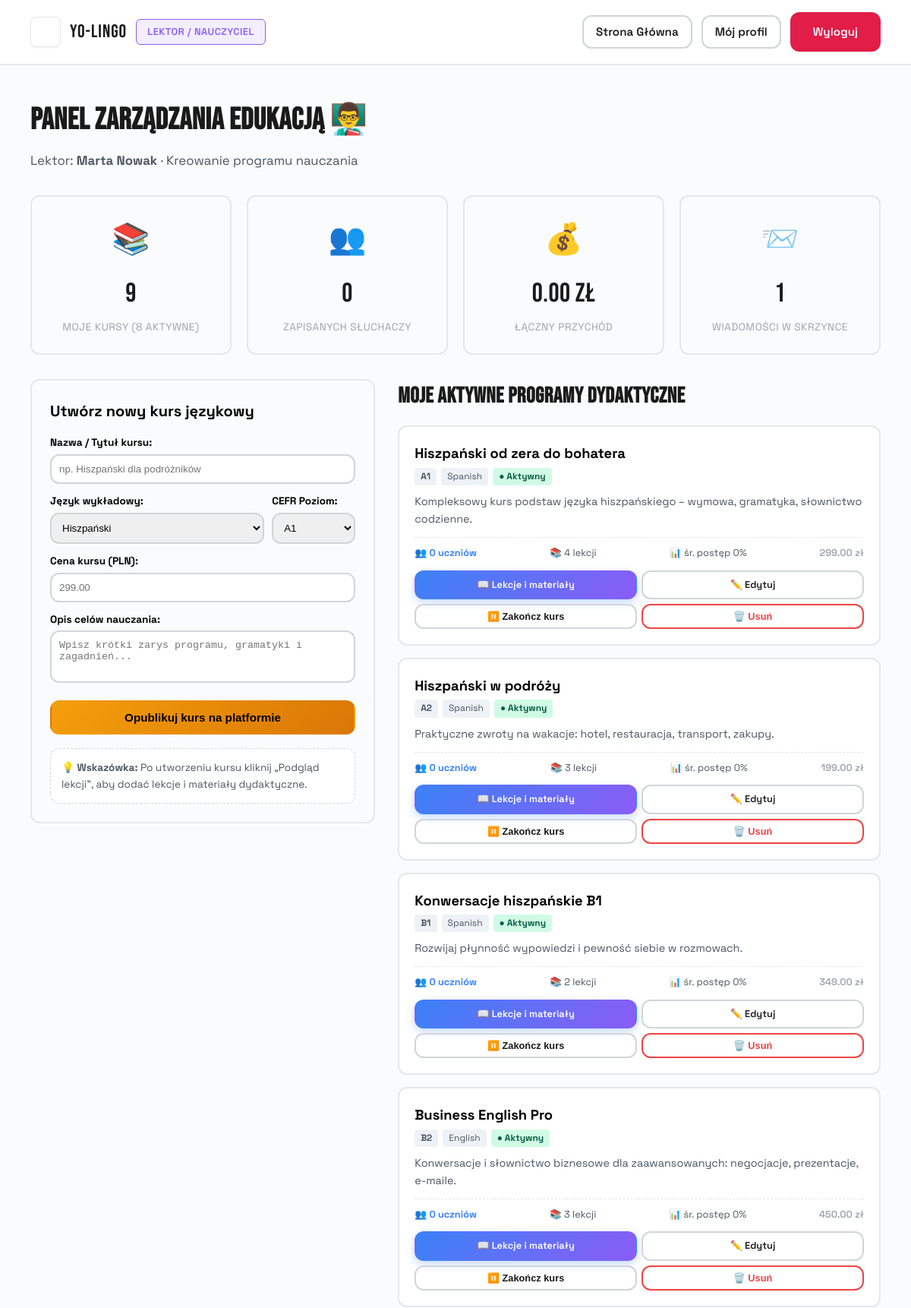
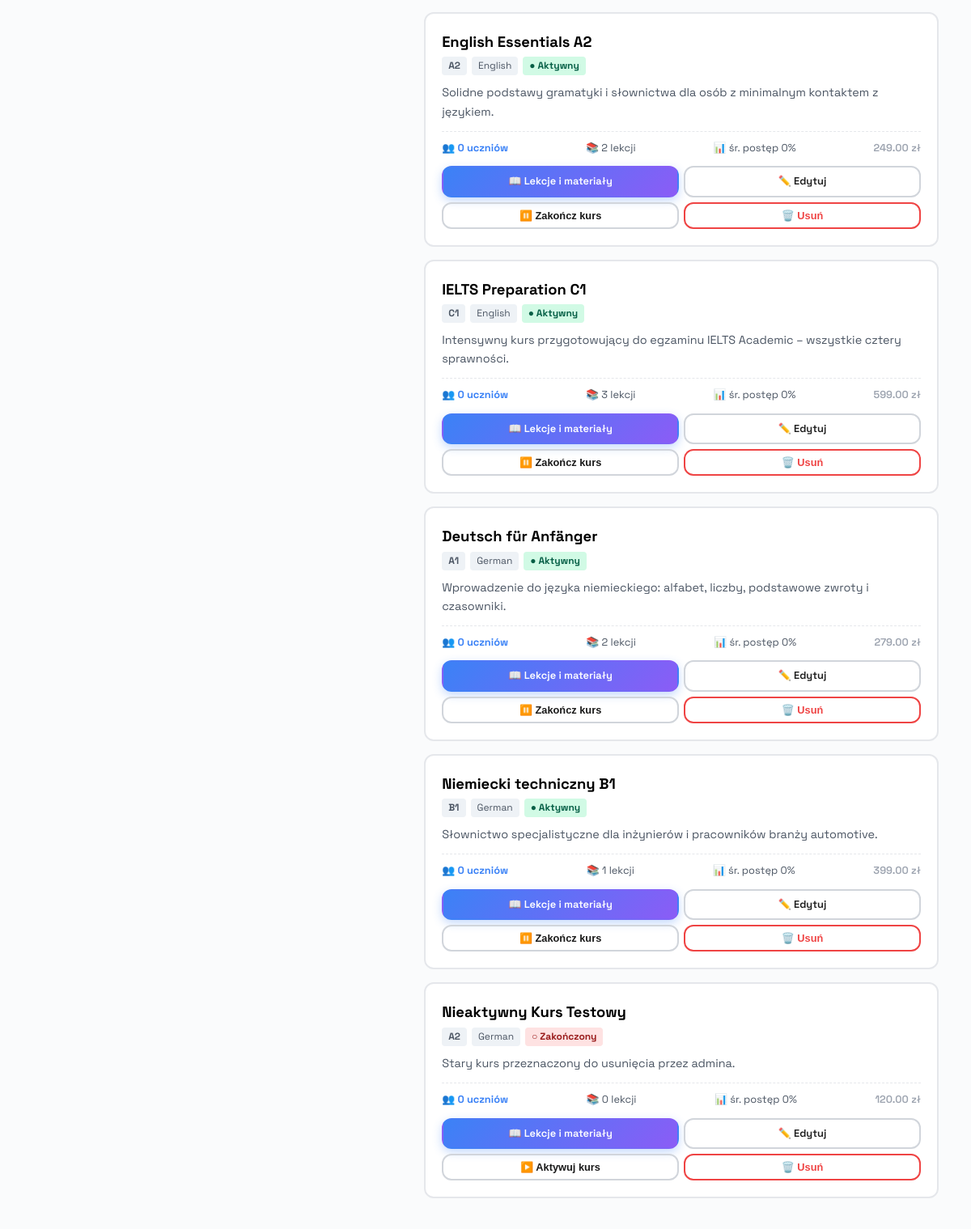
Screenshot of /teacher/dashboard (signed in, upper part) with the database file from the repository (2 pictures, top to bottom).
### tables this page shows
CREATE TABLE courses (
    id INTEGER PRIMARY KEY AUTOINCREMENT,
    title VARCHAR(150) NOT NULL,
    language VARCHAR(50) NOT NULL,
    proficiency_level VARCHAR(5) CHECK(proficiency_level IN ('A1', 'A2', 'B1', 'B2', 'C1', 'C2')) NOT NULL,
    description TEXT,
    price DECIMAL(10, 2) NOT NULL,
    teacher_id INTEGER,
    is_active BOOLEAN DEFAULT 1,
    created_at TIMESTAMP DEFAULT CURRENT_TIMESTAMP,
    FOREIGN KEY (teacher_id) REFERENCES users(id) ON DELETE SET NULL
);

### app.py (the view)
@app.route('/teacher/dashboard')
def teacher_dashboard():
    if session.get('role') != 'TEACHER':
        return redirect(url_for('login'))
    db = get_db()
    uid = session['user_id']
    my_courses = db.execute('''
        SELECT c.*,
               (SELECT COUNT(*) FROM enrollments e WHERE e.course_id = c.id) AS student_count,
               (SELECT COUNT(*) FROM lessons l WHERE l.course_id = c.id) AS lesson_count,
               (SELECT COALESCE(AVG(e.progress_percentage), 0) FROM enrollments e WHERE e.course_id = c.id) AS avg_progress
        FROM courses c
        WHERE c.teacher_id = ? ORDER BY c.created_at DESC''', (uid,)).fetchall()
    stats = {
        'total_courses': db.execute('SELECT COUNT(*) FROM courses WHERE teacher_id = ?', (uid,)).fetchone()[0],
        'active_courses': db.execute('SELECT COUNT(*) FROM courses WHERE teacher_id = ? AND is_active = 1', (uid,)).fetchone()[0],
        'total_students': db.execute('''SELECT COUNT(DISTINCT e.student_id) FROM enrollments e
                                        JOIN courses c ON e.course_id = c.id WHERE c.teacher_id = ?''', (uid,)).fetchone()[0],
        'total_revenue': db.execute('''SELECT COALESCE(SUM(p.amount), 0) FROM payments p
                                       JOIN courses c ON p.course_id = c.id
                                       WHERE c.teacher_id = ? AND p.payment_status = "COMPLETED"''', (uid,)).fetchone()[0],
    }
    messages = db.execute('''
        SELECT m.*, u.first_name || " " || u.last_name AS sender_name
        FROM messages m JOIN users u ON m.sender_id = u.id
        WHERE m.receiver_id = ? ORDER BY m.created_at DESC''', (uid,)).fetchall()
    db.execute('UPDATE messages SET is_read = 1 WHERE receiver_id = ? AND is_read = 0', (uid,))
    db.commit()
    students = db.execute('SELECT id, first_name, last_name FROM users WHERE role = "STUDENT" AND status = "ACTIVE"').fetchall()
    return render_template('teacher.html', courses=my_courses, stats=stats,
                           messages=messages, students=students)

### app.py (called while the page is built)
def get_db():
    if 'db' not in g:
        g.db = sqlite3.connect(DATABASE)
        g.db.row_factory = sqlite3.Row
        g.db.execute("PRAGMA foreign_keys = ON")
    return g.db

### templates/teacher.html (shortened to what this page needs)
<!doctype html>
<html lang="pl">
<head>
  <link rel="stylesheet" href="/css/style.css">
</head>
<body class="mockup-body">
<div class="mockup-presentation"><div class="browser-mockup"><div class="browser-content dashboard-page">
  <div class="dashboard-topbar">
    <div class="dashboard-brand">
      <div class="logo-badge">YL</div>
      <div class="brand-text">Yo-Lingo</div>
      <span class="user-badge" style="background: rgba(139, 92, 246, 0.1); color: var(--brand-secondary); border-color: var(--brand-secondary);">Lektor / Nauczyciel</span>
    </div>
    <div style="display:flex; gap:12px; align-items:center;">
      <a href="/" class="btn btn-outline" style="padding:8px 16px;">Strona Główna</a>
      <a href="/profile" class="btn btn-outline" style="padding:8px 16px;">Mój profil</a>
      <a href="/logout" class="btn" style="background:#e11d48; color:white;">Wyloguj</a>
    </div>
  </div>
  <div class="dashboard-container">
    <div class="dashboard-welcome">
      <div class="welcome-text">
        <h1>Panel Zarządzania Edukacją 👨‍🏫</h1>
        <p>Lektor: <strong>{{ session.get('user_name') }}</strong> · Kreowanie programu nauczania</p>
      </div>
    </div>
    <div class="dashboard-stats-grid" style="margin-bottom:32px;">
      <div class="dashboard-stat-card">
        <div class="stat-card-icon">📚</div>
        <div class="stat-card-number">{{ stats.total_courses }}</div>
        <div class="stat-card-label">Moje kursy ({{ stats.active_courses }} aktywne)</div>
      </div>
      <div class="dashboard-stat-card">
        <div class="stat-card-icon">👥</div>
        <div class="stat-card-number">{{ stats.total_students }}</div>
        <div class="stat-card-label">Zapisanych słuchaczy</div>
      </div>
      <div class="dashboard-stat-card">
        <div class="stat-card-icon">💰</div>
        <div class="stat-card-number">{{ "%.2f"|format(stats.total_revenue) }} zł</div>
        <div class="stat-card-label">Łączny przychód</div>
      </div>
      <div class="dashboard-stat-card">
        <div class="stat-card-icon">📨</div>
        <div class="stat-card-number">{{ messages|length }}</div>
        <div class="stat-card-label">Wiadomości w skrzynce</div>
      </div>
    </div>
    <div style="display:grid;grid-template-columns:1fr 1.4fr;gap:30px;font-family:var(--font-body);align-items:start;">
      <div style="background:var(--bg-section);border:2px solid var(--border-light);border-radius:var(--radius);padding:24px;">
        <h2 style="font-size:1.25rem;margin-bottom:15px;font-weight:700;">Utwórz nowy kurs językowy</h2>
        <form action="/teacher/course/add" method="POST">
          <div style="margin-bottom:12px;">
            <label style="display:block;font-size:0.85rem;font-weight:bold;margin-bottom:4px;">Nazwa / Tytuł kursu:</label>
            <input type="text" name="title" required placeholder="np. Hiszpański dla podróżników" style="width:100%;padding:10px;border:2px solid var(--border-medium);border-radius:var(--radius);">
          </div>
          <div style="display:flex;gap:10px;margin-bottom:12px;">
            <div style="flex:1;">
              <label style="display:block;font-size:0.85rem;font-weight:bold;margin-bottom:4px;">Język wykładowy:</label>
              <select name="language" required style="width:100%;padding:10px;border:2px solid var(--border-medium);border-radius:var(--radius);">
                {% for code, name in [('Spanish','Hiszpański'),('English','Angielski'),('German','Niemiecki'),('Italian','Włoski'),('French','Francuski'),('Portuguese','Portugalski'),('Japanese','Japoński'),('Russian','Rosyjski')] %}
                  <option value="{{ code }}">{{ name }}</option>
                {% endfor %}
              </select>
            </div>
            <div style="width:110px;">
              <label style="display:block;font-size:0.85rem;font-weight:bold;margin-bottom:4px;">CEFR Poziom:</label>
              <select name="proficiency_level" required style="width:100%;padding:10px;border:2px solid var(--border-medium);border-radius:var(--radius);">
                {% for lvl in ['A1','A2','B1','B2','C1','C2'] %}<option value="{{ lvl }}">{{ lvl }}</option>{% endfor %}
              </select>
            </div>
          </div>
          <div style="margin-bottom:12px;">
            <label style="display:block;font-size:0.85rem;font-weight:bold;margin-bottom:4px;">Cena kursu (PLN):</label>
            <input type="number" name="price" step="0.01" min="0" required placeholder="299.00" style="width:100%;padding:10px;border:2px solid var(--border-medium);border-radius:var(--radius);">
          </div>
          <div style="margin-bottom:15px;">
            <label style="display:block;font-size:0.85rem;font-weight:bold;margin-bottom:4px;">Opis celów nauczania:</label>
            <textarea name="description" rows="3" required placeholder="Wpisz krótki zarys programu, gramatyki i zagadnień..." style="width:100%;padding:10px;border:2px solid var(--border-medium);border-radius:var(--radius);resize:none;"></textarea>
          </div>
          <button type="submit" class="btn btn-accent" style="width:100%;padding:12px;">Opublikuj kurs na platformie</button>
        </form>
        <div style="margin-top:18px;padding:14px;background:white;border:1px dashed var(--border-medium);border-radius:var(--radius);font-size:0.85rem;color:var(--text-secondary);">
          💡 <strong>Wskazówka:</strong> Po utworzeniu kursu kliknij „Podgląd lekcji", aby dodać lekcje i materiały dydaktyczne.
        </div>
      </div>
      <div>
        <h2 class="section-title-dashboard" style="margin-bottom:15px;">Moje aktywne programy dydaktyczne</h2>
        <div style="display:flex;flex-direction:column;gap:16px;">
          {% for course in courses %}
          <div style="background:white;border:2px solid var(--border-light);border-radius:var(--radius);padding:20px;">
            <div style="display:flex;justify-content:space-between;align-items:flex-start;margin-bottom:10px;gap:10px;">
              <div>
                <h3 style="margin:0 0 4px;font-size:1.15rem;font-weight:700;">{{ course.title }}</h3>
                <div style="display:flex;gap:6px;flex-wrap:wrap;">
                  <span style="padding:2px 8px;background:#eef2f6;border-radius:4px;font-size:0.75rem;font-weight:bold;color:var(--text-secondary);">{{ course.proficiency_level }}</span>
                  <span style="padding:2px 8px;background:#eef2f6;border-radius:4px;font-size:0.75rem;color:var(--text-secondary);">{{ course.language }}</span>
                  {% if course.is_active %}
                    <span style="padding:2px 8px;background:#d1fae5;color:#065f46;border-radius:4px;font-size:0.75rem;font-weight:bold;">● Aktywny</span>
                  {% else %}
                    <span style="padding:2px 8px;background:#fee2e2;color:#991b1b;border-radius:4px;font-size:0.75rem;font-weight:bold;">○ Zakończony</span>
                  {% endif %}
                </div>
              </div>
            </div>
            <p style="color:var(--text-secondary);font-size:0.9rem;margin-bottom:12px;">{{ course.description }}</p>
            <div style="display:flex;justify-content:space-between;align-items:center;border-top:1px dashed var(--border-light);padding-top:10px;font-size:0.8rem;margin-bottom:12px;flex-wrap:wrap;gap:8px;">
              <span style="color:var(--brand-primary);font-weight:bold;">👥 {{ course.student_count }} uczniów</span>
              <span style="color:var(--text-secondary);">📚 {{ course.lesson_count }} lekcji</span>
              <span style="color:var(--text-secondary);">📊 śr. postęp {{ "%.0f"|format(course.avg_progress) }}%</span>
              <span style="font-weight:600;color:var(--text-muted);">{{ "%.2f"|format(course.price) }} zł</span>
            </div>
            <div style="display:grid;grid-template-columns:1fr 1fr;gap:6px;">
              <a href="/course/{{ course.id }}/lessons" class="btn btn-primary" style="padding:7px;font-size:0.8rem;">📖 Lekcje i materiały</a>
              <a href="/teacher/course/edit/{{ course.id }}" class="btn btn-outline" style="padding:7px;font-size:0.8rem;">✏️ Edytuj</a>
              <form method="POST" action="/teacher/course/toggle/{{ course.id }}" style="margin:0;">
                <button type="submit" class="btn btn-outline" style="width:100%;padding:7px;font-size:0.8rem;">
                  {% if course.is_active %}⏸️ Zakończ kurs{% else %}▶️ Aktywuj kurs{% endif %}
                </button>
              </form>
              <form method="POST" action="/teacher/course/delete/{{ course.id }}" onsubmit="return confirm('Czy na pewno usunąć kurs „{{ course.title }}'? Operacja jest nieodwracalna.');" style="margin:0;">
                <button type="submit" class="btn btn-outline" style="width:100%;padding:7px;font-size:0.8rem;color:var(--danger);border-color:var(--danger);">🗑️ Usuń</button>
              </form>
            </div>
          </div>
          {% else %}
            <p style="color:var(--text-muted);text-align:center;padding:40px;border:2px dashed var(--border-light);border-radius:var(--radius);">Nie utworzyłeś jeszcze żadnego autorskiego kursu.</p>
          {% endfor %}
        </div>
      </div>
    </div>
  </div>
</div></div></div>
</body>
</html>

### rows the page displays
courses: title "Hiszpański od zera do bohatera", proficiency_level "A1", language "Spanish", is_active "● Aktywny", description "Kompleksowy kurs podstaw języka hiszpańskiego – wymowa, gramatyka, słownictwo codzienne.", student_count "0", lesson_count "4", avg_progress "0", price "299.00"
courses: title "Hiszpański w podróży", proficiency_level "A2", language "Spanish", is_active "● Aktywny", description "Praktyczne zwroty na wakacje: hotel, restauracja, transport, zakupy.", student_count "0", lesson_count "3", avg_progress "0", price "199.00"
courses: title "Konwersacje hiszpańskie B1", proficiency_level "B1", language "Spanish", is_active "● Aktywny", description "Rozwijaj płynność wypowiedzi i pewność siebie w rozmowach.", student_count "0", lesson_count "2", avg_progress "0", price "349.00"
courses: title "Business English Pro", proficiency_level "B2", language "English", is_active "● Aktywny", description "Konwersacje i słownictwo biznesowe dla zaawansowanych: negocjacje, prezentacje, e-maile.", student_count "0", lesson_count "3", avg_progress "0", price "450.00"
courses: title "English Essentials A2", proficiency_level "A2", language "English", is_active "● Aktywny", description "Solidne podstawy gramatyki i słownictwa dla osób z minimalnym kontaktem z językiem.", student_count "0", lesson_count "2", avg_progress "0", price "249.00"
courses: title "IELTS Preparation C1", proficiency_level "C1", language "English", is_active "● Aktywny", description "Intensywny kurs przygotowujący do egzaminu IELTS Academic – wszystkie cztery sprawności.", student_count "0", lesson_count "3", avg_progress "0", price "599.00"
courses: title "Deutsch für Anfänger", proficiency_level "A1", language "German", is_active "● Aktywny", description "Wprowadzenie do języka niemieckiego: alfabet, liczby, podstawowe zwroty i czasowniki.", student_count "0", lesson_count "2", avg_progress "0", price "279.00"
courses: title "Niemiecki techniczny B1", proficiency_level "B1", language "German", shows "● Aktywny", description "Słownictwo specjalistyczne dla inżynierów i pracowników branży automotive.", student_count "0", lesson_count "1", avg_progress "0", price "399.00", shows "⏸️ Zakończ kurs"
courses: title "Nieaktywny Kurs Testowy", proficiency_level "A2", language "German", shows "○ Zakończony", description "Stary kurs przeznaczony do usunięcia przez admina.", student_count "0", lesson_count "0", avg_progress "0", price "120.00", shows "▶️ Aktywuj kurs"

### other values shown
{{ session.get('user_name') }} "Marta Nowak"
{{ stats.total_courses }} "9"
{{ stats.active_courses }} "8"
{{ stats.total_students }} "0"
{{ "%.2f"|format(stats.total_revenue) }} "0.00"
{{ messages|length }} "1"
form field language "Hiszpański"
form field proficiency_level "A1"
